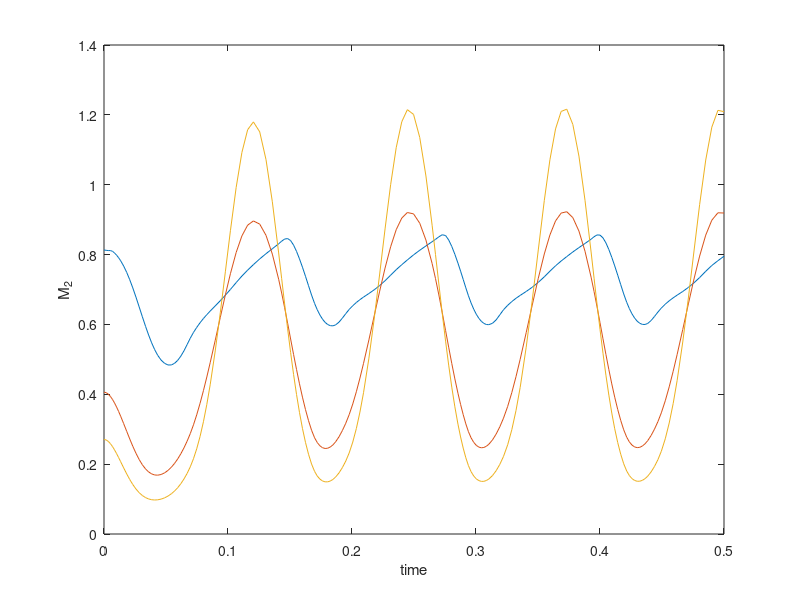
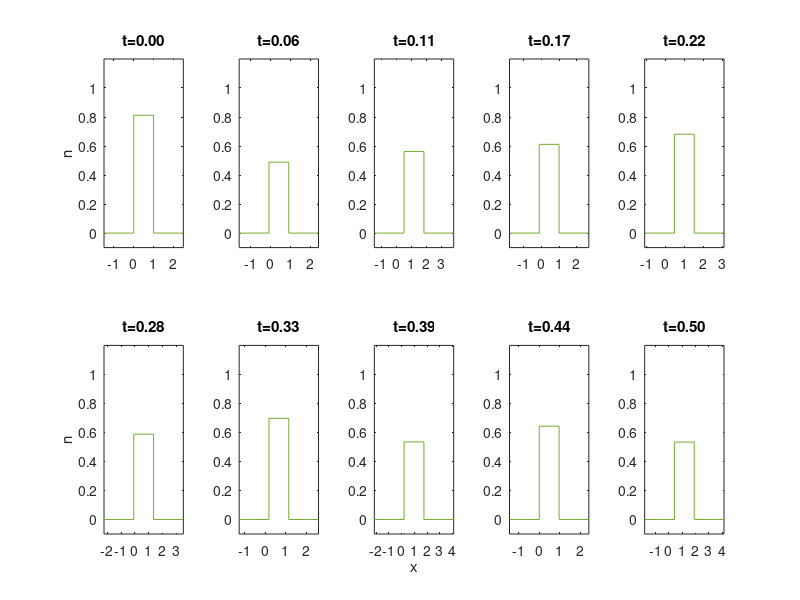

Source code (MATLAB) for these figures, in order:
% code to reproduce uniform distribution approximation from Math. Biosci. 239 2020:108444
% (Generalized distribution-moment approximation for kinetic theories of muscular contraction)
% GM Donovan
% g.donovan@auckland.ac.nz



function DM_linear
close all
clear all

% for constant stretch (Figs 2 & 3), change sign of v as required
%if(1==0)
%vconst=-10; % +/-
%param.v=@(x)0 + 25*np.sin(50*x);
%end

% for oscillations (Fig 4)
 if(1==1)
 v0=25;
 om=50;
 param.v=@(t) v0*sin(om*t);
 end

% binding functions
f1=43.3;
g1=10;
g2=209;
f=@(x) 0 + (x>0 & x<1).*(f1*x);
g=@(x) g2*(x<=0) + g1*x.*(x>0);
n0=@(x) f(x)./(f(x)+g(x));

% time domain for integration
tmax=0.5; % in s

% parameters into a structure so that they're accessible to the sub-functions
param.h=1;
param.g1=g1;
param.g2=g2;
param.g3=0;
param.f1=f1;

% moments of f. for piecewise linear f you could of course write them explicitly rather than calculate by quadrature. 
xv_orig=linspace(-1,3,1000);
param.b0=trapz(xv_orig,f(xv_orig));
param.b1=trapz(xv_orig,xv_orig.*f(xv_orig));
param.b2=trapz(xv_orig,xv_orig.^2.*f(xv_orig));

cb=colormap('lines').';

% moments of (steady-state) IC
M0_0=trapz(xv_orig,n0(xv_orig));
M1_0=trapz(xv_orig,xv_orig.*n0(xv_orig));
M2_0=trapz(xv_orig,(xv_orig).^2.*n0(xv_orig));

% into a vector
Mbar=[M0_0 M1_0 M2_0];

% integrate
%[tout,yout]=ode45(@(t,y)DMuni_rhs(t,y,param),[0 tvals(end)],Mbar);
[tout,yout]=ode45(@(t,y)DMuni_rhs(t,y,param),[0 tmax],Mbar);

% store
DMuni.t=tout;
DMuni.y=yout;

% plot
for qq=1:3
%figure(qq)
plot(tout,yout(:,qq),'-')
hold on
ylabel(sprintf('M_%d',qq-1))
xlabel('time')
end

% plot the distributions

% set up the subplots
N=10;
sp1=2;
sp2=5;

figure

ttargs=linspace(0,tmax,N);

for qq=1:N
        subplot(sp1,sp2,qq)

        [~,thisind]=min(abs(DMuni.t(:)-ttargs(qq)));
        thisy=DMuni.y(thisind,:);
        M0=thisy(1);
        M1=thisy(2);
        M2=thisy(3);
        a=M1/M0;
        b=(sqrt(3)/M0)*sqrt(M0*M2-M1^2);
        c=(M0^2)/(2*sqrt(3)*sqrt(M0*M2-M1^2));

        plot([a-5*b a-b a-b a+b a+b a+5*b],[0 0 c c 0 0],'color',cb(:,5))
        ax=axis;
        ax(1)=a-4*b;
        ax(2)=a+4*b;
        ax(3)=-0.1;
        ax(4)=1.2;
        axis(ax);
        title(sprintf('t=%0.2f',ttargs(qq)))
end

% labels
subplot(sp1,sp2,1)
ylabel('n')
subplot(sp1,sp2,6)
ylabel('n')
subplot(sp1,sp2,8)
xlabel('x')
subplot(sp1,sp2,10)

end

%% -------------------------------------------------------
function [rhs] = DMuni_rhs(t,y,param)

rhs=0*y; % get the rightshape

M0=y(1);
M1=y(2);
M2=y(3);

% J is implemented in terms of a,b,c instead of M0,M1,M2. (height c between a and b). so get those first
a=M1/M0;
b=(sqrt(3)/M0)*sqrt(M0*M2-M1^2);
c=(M0^2)/(2*sqrt(3)*sqrt(M0*M2-M1^2));

% now the phis
lam=0;
phi0=(param.g2*Juni(lam,a,b,c,-Inf,0) + (param.f1+param.g1)*Juni(lam+1,a,b,c,0,1) + (param.g1+param.g3)*Juni(lam+1,a,b,c,1,Inf) - param.g3*Juni(lam,a,b,c,1,Inf)  );
lam=1;
phi1=(param.g2*Juni(lam,a,b,c,-Inf,0) + (param.f1+param.g1)*Juni(lam+1,a,b,c,0,1) + (param.g1+param.g3)*Juni(lam+1,a,b,c,1,Inf) - param.g3*Juni(lam,a,b,c,1,Inf)  );
lam=2;
phi2=(param.g2*Juni(lam,a,b,c,-Inf,0) + (param.f1+param.g1)*Juni(lam+1,a,b,c,0,1) + (param.g1+param.g3)*Juni(lam+1,a,b,c,1,Inf) - param.g3*Juni(lam,a,b,c,1,Inf)  );

% now the system right-hand side
rhs(1) = param.b0 - phi0;
rhs(2) = param.b1 - phi1 - param.v(t)*y(1);
rhs(3) = param.b2 - phi2 - 2*param.v(t)*y(2);
end

%% -----------------------------------------------------
function z=Juni(lam,a,b,c,alph,bet)
f=@(x) (c/(lam+1))*(x.^(lam+1));
z= f( max( min(a+b,bet),a-b)) - f(min(max(a-b,alph),a+b));
end
